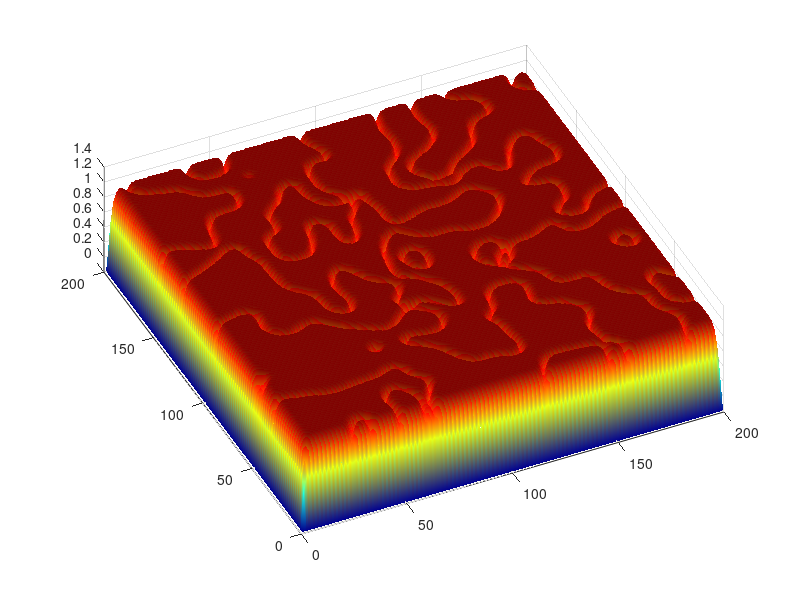

Recreate this plot in MATLAB.
% ------------------------------------------------------------------ %
% Pattern formation:  a 15 line matlab program                       %
% PDE form: u_t=D*(u_{xx}+u_{yy})+gamma*q(u) where q(u)='u.*(1-u)';  %
% ------------------------------------------------------------------ %
% This KPP equation and its numerical solution are discussed         %
% in detail in Section 10.4, Chapter 10 of the following book by     %
%    Xin-She Yang, Introduction to Computational Mathematics,        % 
%    World Scientific, (2008)                                        %
%    http://www.worldscibooks.com/mathematics/6867.html              %
% ------------------------------------------------------------------ %

% ================================================================== %
% The solution of this PDE is obtained by the finite difference      %
% method, assuming dx=dy=dt=1.                                       % 
% Programmed by X S Yang (Cambridge University) @ 2008               %
% ================================================================== %
% Usage: pattern(200)   or  simply >pattern
% ================================================================== %

% ----------------------------------------------------
function pattern(n)                    % line 1
% Default the domain size n by n
if nargin<1, n=200; end                % line 2
% ----------------------------------------------------
% Initialize parameters
% ---- time=100, D=0.2; gamma=0.5; -------------------
% These values can be changed, but be careful, and 
% some stabilities analysis is recommended to identify 
% the right parameter values for pattern formation
time=100; D=0.2; gamma=0.5;            % line 3
% ---- Set initial values of u randomly --------------
u=rand(n,n);  grad=u*0;                % line 4
% Vectorization/index for u(i,j) and the loop --------
I = 2:n-1; J = 2:n-1;                  % line 5
% ---- Time stepping ---------------------------------
for step=1:time,                       % line 6
% Laplace gradient of the equation     % line 7
 grad(I,J)= u(I,J-1)+u(I,J+1)+u(I-1,J)+u(I+1,J);
 u =(1-4*D)*u+D*grad+gamma*u.*(1-u);   % line 8
% ----- Show results ---------------------------------
 pcolor(u);  shading interp;           % line 9
% ----- Coloring and showing colorbar ----------------
 colorbar; colormap hsv;               % line 10
 drawnow;                              % line 11
end                                    % line 12
% ----- Topology of the final surface ----------------
surf(u);                               % line 13
shading interp; colormap jet;          % line 14
view([-25 70]);                        % line 15
% ---- end of this program ---------------------------
